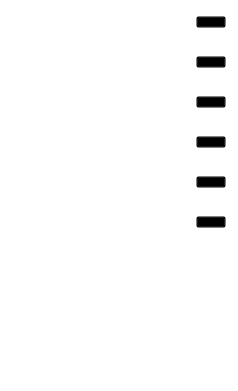
<?xml version="1.0" encoding="UTF-8"?>
<ui version="4.0">
 <class>CSceneToolClass</class>
 <widget class="QWidget" name="CSceneToolClass">
  <property name="geometry">
   <rect>
    <x>0</x>
    <y>0</y>
    <width>238</width>
    <height>391</height>
   </rect>
  </property>
  <property name="windowTitle">
   <string>CSceneTool</string>
  </property>
  <property name="styleSheet">
   <string notr="true">QWidget{font-family:微软雅黑;font-size:14px;color:#ffffff;background:transparent;}
#widget{border-image:url(&quot;:/Resources/images/mainBack.png&quot;);}
#line{border-image:url(&quot;:/Resources/images/line_hor.png&quot;);}
#synchIconWgt{border-image: url(&quot;:/Resources/images/synch.png&quot;);}

QPushButton{padding-bottom: -46px; color:#999999; font-family:微软雅黑; font-size:14px}
QPushButton:hover{color:#ffffff}

#synchPushBtn,#airViewPushBtn,#navigatorPushBtn,#mapScalePushBtn,#graticulePushBtn,#sceneInfoPushBtn { border-image: url(&quot;:/Resources/images/switch_off.png&quot;);}
#synchPushBtn:checked,#airViewPushBtn:checked,#navigatorPushBtn:checked,#mapScalePushBtn:checked,#graticulePushBtn:checked,#sceneInfoPushBtn:checked { border-image: url(&quot;:/Resources/images/switch_on.png&quot;); }
#synchPushBtn:disabled,#airViewPushBtn:disabled,#navigatorPushBtn:disabled,#mapScalePushBtn:disabled,#graticulePushBtn:disabled,#sceneInfoPushBtn:disabled { border-image: url(&quot;:/Resources/images/switch_disabled.png&quot;); }

QLabel:disabled
{
	color:rgba(255, 255, 255, 60%);
}

CSceneToolItem
{
	border-image:url(:/Resources/images/item_bg.png) 5 10 6 6;
	border-width: 5 10 6 6;
	font-family: &quot;Microsoft YaHei&quot;;
}
CSceneToolItem:hover
{
	border-image:url(:/Resources/images/item_bg_hover.png) 5 10 6 6;
}
CSceneToolItem[selected=&quot;true&quot;]
{
	 border-image:url(:/Resources/images/item_bg_hover.png) 5 10 6 6;
}</string>
  </property>
  <layout class="QVBoxLayout" name="verticalLayout_3">
   <property name="spacing">
    <number>0</number>
   </property>
   <property name="leftMargin">
    <number>0</number>
   </property>
   <property name="topMargin">
    <number>0</number>
   </property>
   <property name="rightMargin">
    <number>0</number>
   </property>
   <property name="bottomMargin">
    <number>0</number>
   </property>
   <item>
    <widget class="QScrollArea" name="scrollArea">
     <property name="widgetResizable">
      <bool>true</bool>
     </property>
     <widget class="QWidget" name="scrollAreaWidgetContents">
      <property name="geometry">
       <rect>
        <x>0</x>
        <y>0</y>
        <width>236</width>
        <height>389</height>
       </rect>
      </property>
      <layout class="QVBoxLayout" name="verticalLayout" stretch="0,0,1">
       <item>
        <layout class="QVBoxLayout" name="verticalLayout_2">
         <property name="spacing">
          <number>20</number>
         </property>
         <item>
          <layout class="QHBoxLayout" name="horizontalLayout">
           <property name="spacing">
            <number>10</number>
           </property>
           <property name="leftMargin">
            <number>0</number>
           </property>
           <property name="rightMargin">
            <number>0</number>
           </property>
           <item>
            <widget class="QWidget" name="synchIconWgt" native="true">
             <property name="enabled">
              <bool>true</bool>
             </property>
             <property name="minimumSize">
              <size>
               <width>20</width>
               <height>20</height>
              </size>
             </property>
             <property name="maximumSize">
              <size>
               <width>20</width>
               <height>20</height>
              </size>
             </property>
            </widget>
           </item>
           <item>
            <widget class="QLabel" name="syncLabel">
             <property name="enabled">
              <bool>true</bool>
             </property>
             <property name="text">
              <string>viewpoint sync</string>
             </property>
            </widget>
           </item>
           <item>
            <spacer name="horizontalSpacer">
             <property name="orientation">
              <enum>Qt::Horizontal</enum>
             </property>
             <property name="sizeHint" stdset="0">
              <size>
               <width>40</width>
               <height>20</height>
              </size>
             </property>
            </spacer>
           </item>
           <item>
            <widget class="QPushButton" name="synchPushBtn">
             <property name="enabled">
              <bool>true</bool>
             </property>
             <property name="minimumSize">
              <size>
               <width>30</width>
               <height>12</height>
              </size>
             </property>
             <property name="maximumSize">
              <size>
               <width>30</width>
               <height>12</height>
              </size>
             </property>
             <property name="text">
              <string/>
             </property>
             <property name="checkable">
              <bool>true</bool>
             </property>
            </widget>
           </item>
          </layout>
         </item>
         <item>
          <layout class="QHBoxLayout" name="horizontalLayout_2">
           <property name="spacing">
            <number>10</number>
           </property>
           <property name="leftMargin">
            <number>0</number>
           </property>
           <property name="rightMargin">
            <number>0</number>
           </property>
           <item>
            <widget class="QWidget" name="airViewIcon" native="true">
             <property name="minimumSize">
              <size>
               <width>20</width>
               <height>20</height>
              </size>
             </property>
             <property name="maximumSize">
              <size>
               <width>20</width>
               <height>20</height>
              </size>
             </property>
             <property name="styleSheet">
              <string notr="true">background-image: url(:/Resources/images/niaokantu.png);</string>
             </property>
            </widget>
           </item>
           <item>
            <widget class="QLabel" name="label_airView">
             <property name="text">
              <string>airView</string>
             </property>
            </widget>
           </item>
           <item>
            <spacer name="horizontalSpacer_2">
             <property name="orientation">
              <enum>Qt::Horizontal</enum>
             </property>
             <property name="sizeHint" stdset="0">
              <size>
               <width>40</width>
               <height>20</height>
              </size>
             </property>
            </spacer>
           </item>
           <item>
            <widget class="QPushButton" name="airViewPushBtn">
             <property name="enabled">
              <bool>true</bool>
             </property>
             <property name="minimumSize">
              <size>
               <width>30</width>
               <height>12</height>
              </size>
             </property>
             <property name="maximumSize">
              <size>
               <width>30</width>
               <height>12</height>
              </size>
             </property>
             <property name="text">
              <string/>
             </property>
             <property name="checkable">
              <bool>true</bool>
             </property>
            </widget>
           </item>
          </layout>
         </item>
         <item>
          <layout class="QHBoxLayout" name="horizontalLayout_3">
           <property name="spacing">
            <number>10</number>
           </property>
           <property name="leftMargin">
            <number>0</number>
           </property>
           <property name="rightMargin">
            <number>0</number>
           </property>
           <item>
            <widget class="QWidget" name="navigatorIcon" native="true">
             <property name="minimumSize">
              <size>
               <width>20</width>
               <height>20</height>
              </size>
             </property>
             <property name="maximumSize">
              <size>
               <width>20</width>
               <height>20</height>
              </size>
             </property>
             <property name="styleSheet">
              <string notr="true">background-image: url(:/Resources/images/danghangqi.png);</string>
             </property>
            </widget>
           </item>
           <item>
            <widget class="QLabel" name="label_navigator">
             <property name="text">
              <string>navigator</string>
             </property>
            </widget>
           </item>
           <item>
            <spacer name="horizontalSpacer_3">
             <property name="orientation">
              <enum>Qt::Horizontal</enum>
             </property>
             <property name="sizeHint" stdset="0">
              <size>
               <width>40</width>
               <height>20</height>
              </size>
             </property>
            </spacer>
           </item>
           <item>
            <widget class="QPushButton" name="navigatorPushBtn">
             <property name="minimumSize">
              <size>
               <width>30</width>
               <height>12</height>
              </size>
             </property>
             <property name="maximumSize">
              <size>
               <width>30</width>
               <height>12</height>
              </size>
             </property>
             <property name="text">
              <string/>
             </property>
             <property name="checkable">
              <bool>true</bool>
             </property>
            </widget>
           </item>
          </layout>
         </item>
         <item>
          <layout class="QHBoxLayout" name="horizontalLayout_6">
           <property name="spacing">
            <number>10</number>
           </property>
           <property name="leftMargin">
            <number>0</number>
           </property>
           <property name="rightMargin">
            <number>0</number>
           </property>
           <item>
            <widget class="QWidget" name="mapScaleIcon" native="true">
             <property name="minimumSize">
              <size>
               <width>20</width>
               <height>20</height>
              </size>
             </property>
             <property name="maximumSize">
              <size>
               <width>20</width>
               <height>20</height>
              </size>
             </property>
             <property name="styleSheet">
              <string notr="true">background-image: url(:/Resources/images/bilichi.png);</string>
             </property>
            </widget>
           </item>
           <item>
            <widget class="QLabel" name="label_mapScale">
             <property name="text">
              <string>mapScale</string>
             </property>
            </widget>
           </item>
           <item>
            <spacer name="horizontalSpacer_6">
             <property name="orientation">
              <enum>Qt::Horizontal</enum>
             </property>
             <property name="sizeHint" stdset="0">
              <size>
               <width>40</width>
               <height>20</height>
              </size>
             </property>
            </spacer>
           </item>
           <item>
            <widget class="QPushButton" name="mapScalePushBtn">
             <property name="minimumSize">
              <size>
               <width>30</width>
               <height>12</height>
              </size>
             </property>
             <property name="maximumSize">
              <size>
               <width>30</width>
               <height>12</height>
              </size>
             </property>
             <property name="text">
              <string/>
             </property>
             <property name="checkable">
              <bool>true</bool>
             </property>
            </widget>
           </item>
          </layout>
         </item>
         <item>
          <layout class="QHBoxLayout" name="horizontalLayout_7">
           <property name="spacing">
            <number>10</number>
           </property>
           <property name="leftMargin">
            <number>0</number>
           </property>
           <property name="rightMargin">
            <number>0</number>
           </property>
           <item>
            <widget class="QWidget" name="graticuleIcon" native="true">
             <property name="minimumSize">
              <size>
               <width>20</width>
               <height>20</height>
              </size>
             </property>
             <property name="maximumSize">
              <size>
               <width>20</width>
               <height>20</height>
              </size>
             </property>
             <property name="styleSheet">
              <string notr="true">background-image: url(:/Resources/images/jingweiwangge.png);</string>
             </property>
            </widget>
           </item>
           <item>
            <widget class="QLabel" name="label_graticule">
             <property name="text">
              <string>graticule</string>
             </property>
            </widget>
           </item>
           <item>
            <spacer name="horizontalSpacer_7">
             <property name="orientation">
              <enum>Qt::Horizontal</enum>
             </property>
             <property name="sizeHint" stdset="0">
              <size>
               <width>40</width>
               <height>20</height>
              </size>
             </property>
            </spacer>
           </item>
           <item>
            <widget class="QPushButton" name="graticulePushBtn">
             <property name="enabled">
              <bool>true</bool>
             </property>
             <property name="minimumSize">
              <size>
               <width>30</width>
               <height>12</height>
              </size>
             </property>
             <property name="maximumSize">
              <size>
               <width>30</width>
               <height>12</height>
              </size>
             </property>
             <property name="text">
              <string/>
             </property>
             <property name="checkable">
              <bool>true</bool>
             </property>
            </widget>
           </item>
          </layout>
         </item>
         <item>
          <layout class="QHBoxLayout" name="horizontalLayout_8">
           <property name="spacing">
            <number>10</number>
           </property>
           <property name="leftMargin">
            <number>0</number>
           </property>
           <property name="rightMargin">
            <number>0</number>
           </property>
           <item>
            <widget class="QWidget" name="sceneInfoIcon" native="true">
             <property name="minimumSize">
              <size>
               <width>20</width>
               <height>20</height>
              </size>
             </property>
             <property name="maximumSize">
              <size>
               <width>20</width>
               <height>20</height>
              </size>
             </property>
             <property name="styleSheet">
              <string notr="true">background-image: url(:/Resources/images/changjingxinxi.png);</string>
             </property>
            </widget>
           </item>
           <item>
            <widget class="QLabel" name="label_sceneInfo">
             <property name="text">
              <string>sceneInfo</string>
             </property>
            </widget>
           </item>
           <item>
            <spacer name="horizontalSpacer_8">
             <property name="orientation">
              <enum>Qt::Horizontal</enum>
             </property>
             <property name="sizeHint" stdset="0">
              <size>
               <width>40</width>
               <height>20</height>
              </size>
             </property>
            </spacer>
           </item>
           <item>
            <widget class="QPushButton" name="sceneInfoPushBtn">
             <property name="minimumSize">
              <size>
               <width>30</width>
               <height>12</height>
              </size>
             </property>
             <property name="maximumSize">
              <size>
               <width>30</width>
               <height>12</height>
              </size>
             </property>
             <property name="text">
              <string/>
             </property>
             <property name="checkable">
              <bool>true</bool>
             </property>
            </widget>
           </item>
          </layout>
         </item>
        </layout>
       </item>
       <item>
        <widget class="Line" name="line">
         <property name="minimumSize">
          <size>
           <width>0</width>
           <height>1</height>
          </size>
         </property>
         <property name="maximumSize">
          <size>
           <width>16777215</width>
           <height>1</height>
          </size>
         </property>
         <property name="orientation">
          <enum>Qt::Horizontal</enum>
         </property>
        </widget>
       </item>
       <item>
        <widget class="QWidget" name="toolWgt" native="true">
         <property name="enabled">
          <bool>true</bool>
         </property>
        </widget>
       </item>
      </layout>
     </widget>
    </widget>
   </item>
  </layout>
 </widget>
 <layoutdefault spacing="6" margin="11"/>
 <resources>
  <include location="EarthManipulator.qrc"/>
 </resources>
 <connections/>
</ui>
